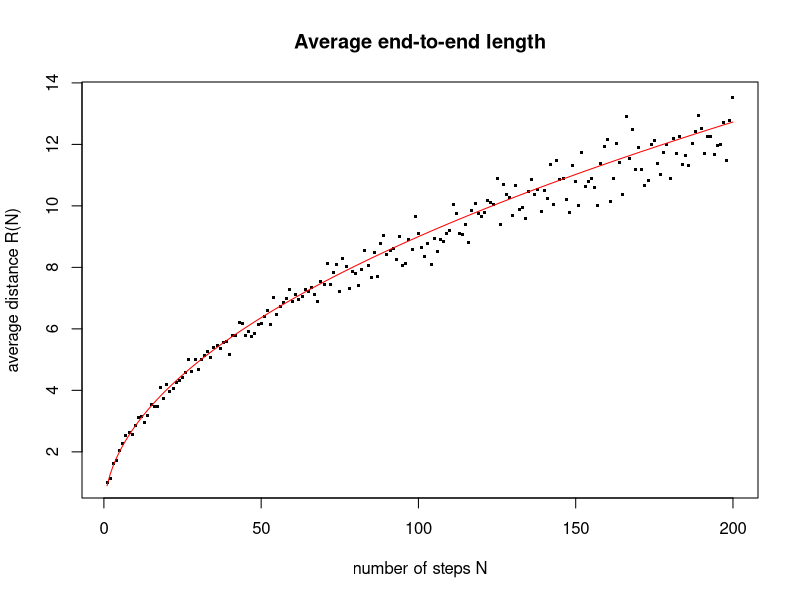

Write R code to recreate this figure.
## ---- chunk 1
walk <- function(N){
  # Simulate a single random walk with N steps
  
  x <- c(0,0) #starting position
  # Generate N directions where (0, 1, 2, 3) correspond to (left, down, right, up)
  steps <- ceiling(runif(N, min=-1, max=3))
  
  for(step in steps){
    # Choosing x/y direction is based on the number being (un)even
    # Choosing sign is based on the number being greater/smaller than two
    x <- x + (2*(step%/%2)-1) * c((step+1)%%2, step%%2)
  }
  return(x)
}
## ---- chunk 2
N <- 2e2
n_tries <- 1e2

avg <- rep(0, time=N)

for(f1 in 1:N){
  tries <- rep(0, time=n_tries)
  
  for(f2 in 1:n_tries){
    tmp <- walk(f1)
    tries[f2] <- sqrt(tmp[1]**2 + tmp[2]**2)
  }
  avg[f1] <- sum(tries)/n_tries
}

x <- seq(from=1, to=N, by=1)
sqrt <- 0.9*sqrt(x)
plot(x=x, y=avg, pch=".", cex=3,
     main="Average end-to-end length", xlab="number of steps N", ylab="average distance R(N)")
lines(x=x, y=sqrt, col="red")
